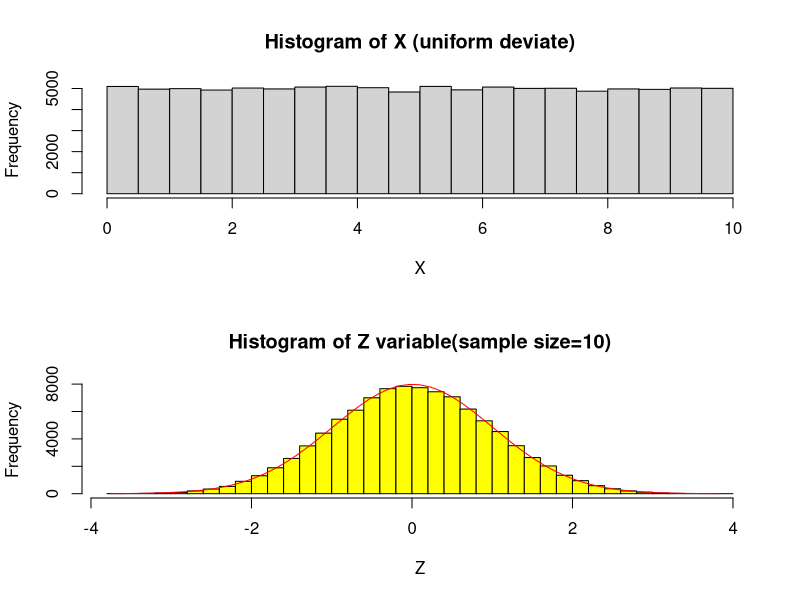

This figure's R source:
#Applying Central Limit Thoram to Uniform Distribution

##For Uniform distribution from min to max

## P(x) = 1/(max-min) in the range[min, max]
##      = 0 (outside this range)


## Let min=0, max=10

## Population mean = mu = Integral from min to max of (x*P(x) dx)
##                      = Integral from 0 to of(x* (1/max-min)) dx)
##                      = 5


## Population variance = sigmasquare = Integral from min to max of ((x-mu)^2 * P(x)dx)
##                                   = Integral from 0 to 10 of ( (x-5)^2 * (1/10) dx)
##                                   = sqrt(25/3) = 2.886


###

par(mfrow = c(2,1))  ##par() function is used to set or query graphical parameters

## mean and sd of uniform distribution in [0,10], computed as above

mu = 5 
sigma = sqrt(25/3)

## Plotting the histogram of uniform deviates between [0,10]

X = runif(100000, min=0, max=10)

##runif() function in R Language is used to create random deviates of the uniform distribution. Syntax: runif(n, min, max) 

hist(X, breaks=30, main="Histogram of X (uniform deviate)")


##Randomly drawing 50 data points from uniform distribution in [0,10]

n = 10

Z = c()

## Computing Z variable vector for 100000 data sets of size 50 each

for(i in 1:100000) {
  y = runif(n, min=0, max=10)
  
  z = (mean(y) - mu)/(sigma/sqrt(n))
  
  Z = c(Z,z)
  
}

## Plotting the histogram of Z variable

h = hist(Z, breaks=30, col="yellow", main="Histogram of Z variable(sample size=10)")

## Draw Gaussian Curve

xfit <- seq(min(Z), max(Z), length=60)
yfit <- dnorm(xfit, mean=mean(Z), sd=sd(Z))
yfit <- yfit*diff(h$mids[1:2])*length(Z)
lines(xfit, yfit, col="red", lwd=1)
